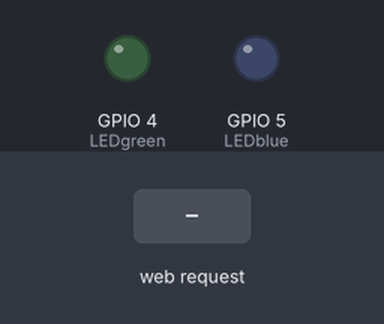
A sketch run on a simulated ESP8266 (NodeMCU). Shown: output pins drawn as LEDs (lit = HIGH). The inputs (shaded band) are chosen by the test bench. WiFi joins after 1.5 s; servers stay silent unless stated; what the sketch prints to the serial monitor is not drawn.

Above: at 3.2 s.
3.3 s: HTTP request GET /onblue received
At 4.1 s:
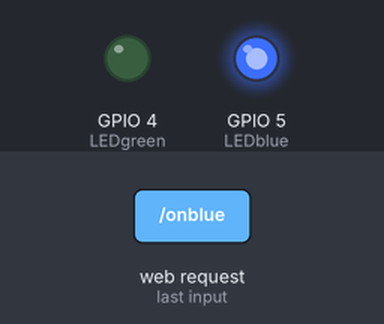
4.8 s: HTTP request GET /ongreen received
At 5.2 s:
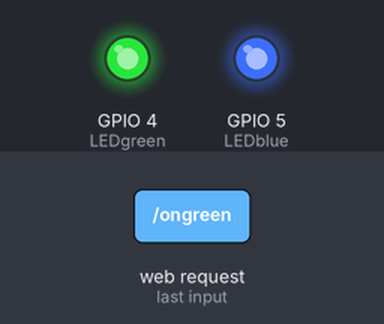
6.3 s: HTTP request GET /offblue received
At 7.5 s:
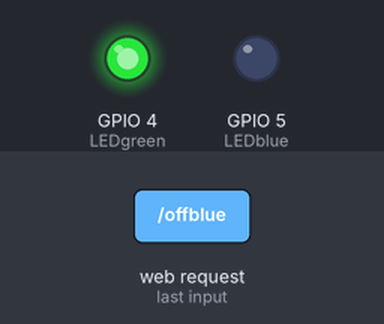
7.8 s: HTTP request GET /offgreen received
At 8.7 s:
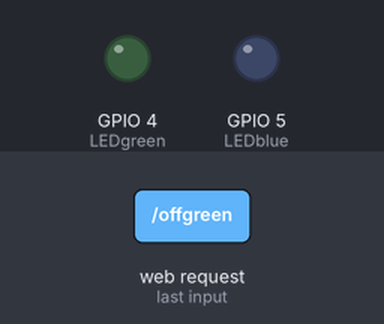
Timing chart, 0 to 10.3 s (numbered marks = the images above; inputs shaded):
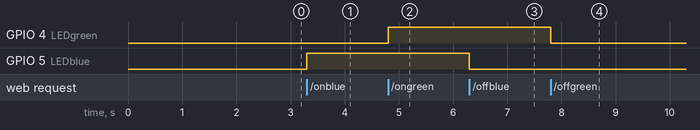

Measured:
- after the input at 3.3 s, GPIO 5 (LEDblue): LOW → HIGH at once
- after the input at 4.8 s, GPIO 4 (LEDgreen): LOW → HIGH at once
- after the input at 6.3 s, GPIO 5 (LEDblue): HIGH → LOW at once
- after the input at 7.8 s, GPIO 4 (LEDgreen): HIGH → LOW at once

The sketch:

endpoints_web_server.ino
```cpp
// Importando bibliotecas para trabalhar com wifi
#include <ESP8266WiFi.h>
#include <WiFiClient.h>

// Importando biblioteca para trabalhar com servidor web
#include <ESP8266WebServer.h>

// Importando biblioteca para trabalhar com o sensor DHT
#include <DHT.h>

// Definindo o tipo do sensor e o seu pino para transferência de dados
#define DHTTYPE DHT11 // ou DHT22
#define dht_dpin 0 // pino D3

// Setando o dht com o tipo DHT da biblioteca DHT.h
DHT dht (dht_dpin, DHTTYPE);

// Setando os pinos dos leds azul e verde
int LEDblue = 5; // pino D1
int LEDgreen = 4; // pino D2

// Setando os dados para conexão wifi
const char* ssid = "nome_da_rede_wifi";
const char* password = "senha_da_rede_wifi";

// Setando a porta de acesso
ESP8266WebServer server(80);

// Declarando variáveis que o sensor DHT irá informar
float humidity, temp;
String value = ""; // Variável vazia para receber o dado requisitado do sensor DHT

// Gravando a última leitura do sensor em um intervalo de 2 segundos
unsigned long previousMillis = 0;
const long interval = 2000;

void setup() {
  // Iniciando comunicação serial
  Serial.begin(115200);

  // Iniciando a leitura do sensor DHT
  dht.begin();

  // Setando o pino do led azul como saída e inicialmente apagado
  pinMode(LEDblue, OUTPUT);
  digitalWrite(LEDblue, LOW);

  // Setando o pino do led verde como saída e inicialmente apagado
  pinMode(LEDgreen, OUTPUT);
  digitalWrite(LEDgreen, LOW);

  // Iniciando comunicação wifi
  WiFi.begin(ssid, password);

  // Esperando enquanto o status de conexão for diferente de conectado
  while(WiFi.status()!= WL_CONNECTED){
    delay(500);
    Serial.print(".");
  }

  // Após conectar com wifi
  Serial.println("");
  Serial.print("NodeMCU conectado no IP: ");
  Serial.println (WiFi.localIP());
  Serial.print("Conexão efetuada com sucesso!!!");

  // Iniciando o servidor web
  server.begin();
  Serial.println("Webserver inicializado");
  delay(500);
  Serial.println("Acesse o endereço pelo: ");
  Serial.println (WiFi.localIP());

  // Setando rotas de requisições (endpoint):

  // Endpoint padrão/home
  server.on("/", [] () {
    // 1º parâmetro -> Código de status de resposta HTTP
    // 2º parâmetro -> Cabeçalho da requisição
    // 3º parâmetro -> Corpo da requisição
    server.send(200, "cabeçalho_da_requisição", "BEM VINDO AO SERVIDOR NODEMCU");
  });

  // Endpoint para acender o led azul
  server.on("/onblue", [] () {
    server.send(200, "cabeçalho_da_requisição", "Led azul ligado!");
    digitalWrite(LEDblue, HIGH);
    delay(1000);
  });

  // Endpoint para apagar o led azul
  server.on("/offblue", [] () {
    server.send(200, "cabeçalho_da_requisição", "Led azul desligado!");
    digitalWrite(LEDblue, LOW);
    delay(1000);
  });

  // Endpoint para acender o led verde
  server.on("/ongreen", [] () {
    server.send(200, "cabeçalho_da_requisição", "Led verde ligado!");
    digitalWrite(LEDgreen, HIGH);
    delay(1000);
  });

  // Endpoint para apagar o led verde
  server.on("/offgreen", [] () {
    server.send(200, "cabeçalho_da_requisição", "Led verde desligado!");
    digitalWrite(LEDgreen, LOW);
    delay(1000);
  });

  // Endpoint para pegar a leitura de umidade do sensor DHT
  server.on("/dht11/humi", [] () {
    // Chamando a função para pegar os dados da leitura
    getdatas();

    // Atribuindo o valor da leitura para a variável value, mas antes convertendo de float para int e por sua vez para String
    value = String((int) humidity);
    server.send(200, "cabeçalho_da_requisição", value);
  });

  // Endpoint para pegar a leitura de temperatura do sensor DHT
  server.on("/dht11/temp", [] () {
    getdatas();
    value = String((int) temp);
    server.send(200, "cabeçalho_da_requisição", value);
  });
}

void loop() {
  // Função para lidar com a conexão do cliente (aplicação react native)
  // Recebe a requisição, verifica qual rota o cliente disparou e faz o retorno da mesma
  server.handleClient();
}

// Função para pegar as leituras de temperatura e umidade do sensor DHT
void getdatas(){

  // Pegando os milissegundos atual
  unsigned long currentMillis = millis();

  // Condicional para realizar a leitura respeitando o intervalo
  if(currentMillis - previousMillis >= interval){
    previousMillis = currentMillis;

    // Obtendo os dados da leitura
    temp = dht.readTemperature();
    humidity = dht.readHumidity();

    // Verificando possível erro na leitura do sensor
    if(isnan (temp) || (humidity)){
      Serial.println("Falha na leitura do sensor!");
    return;
    }
  }
}
```
